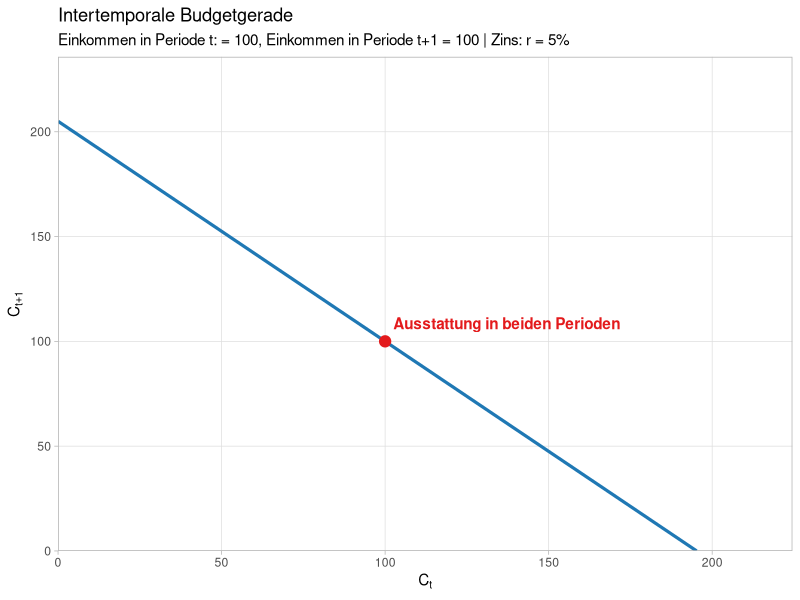
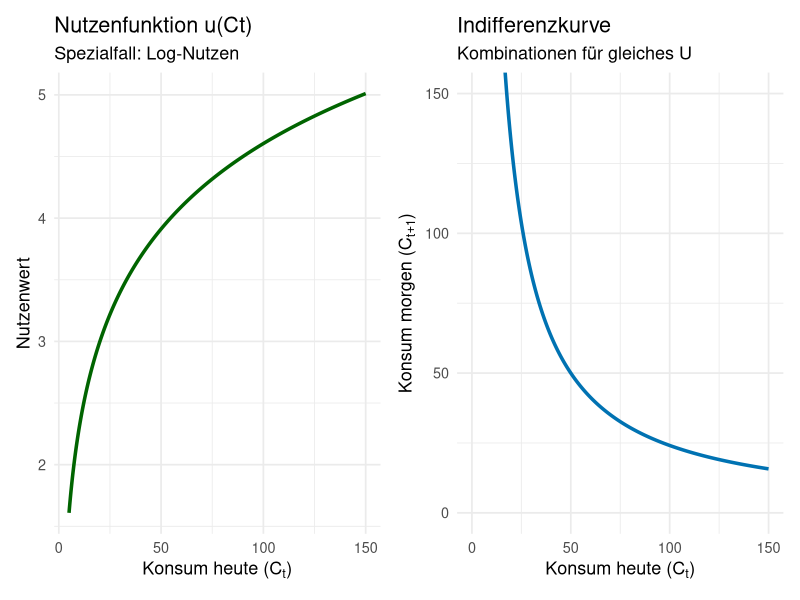
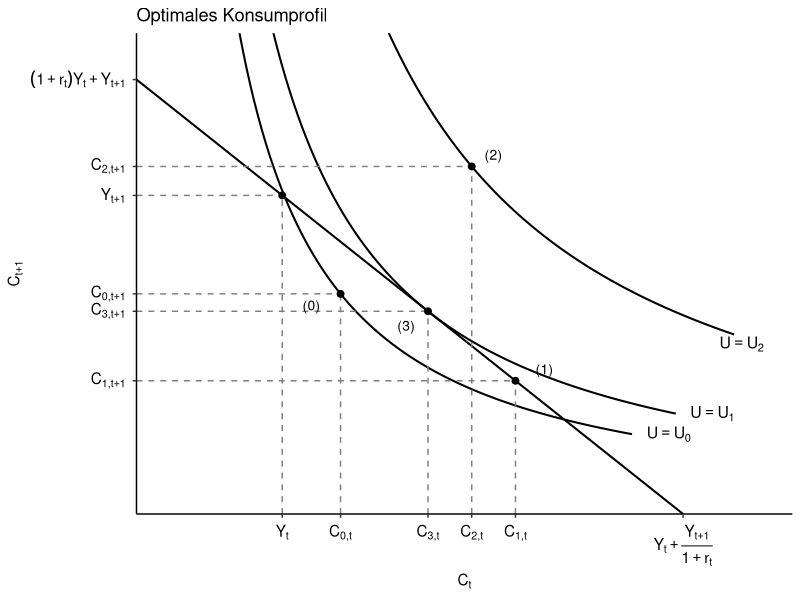
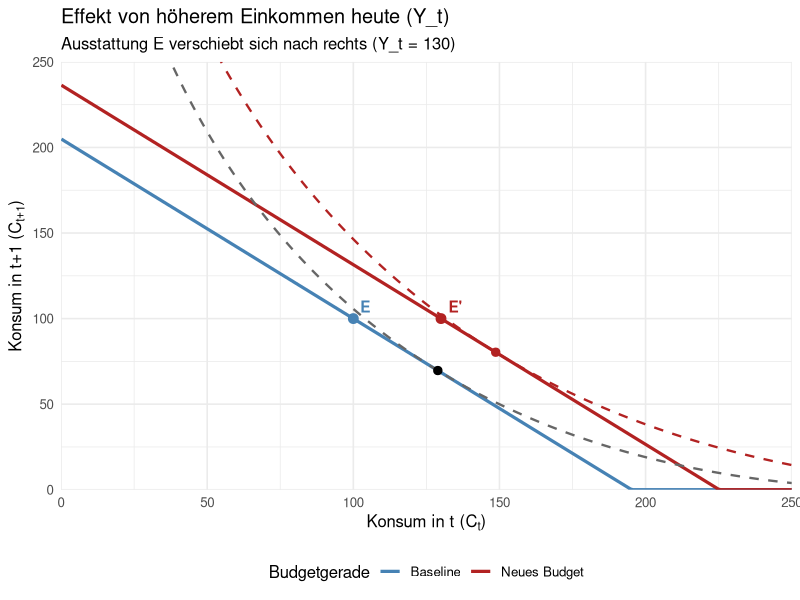
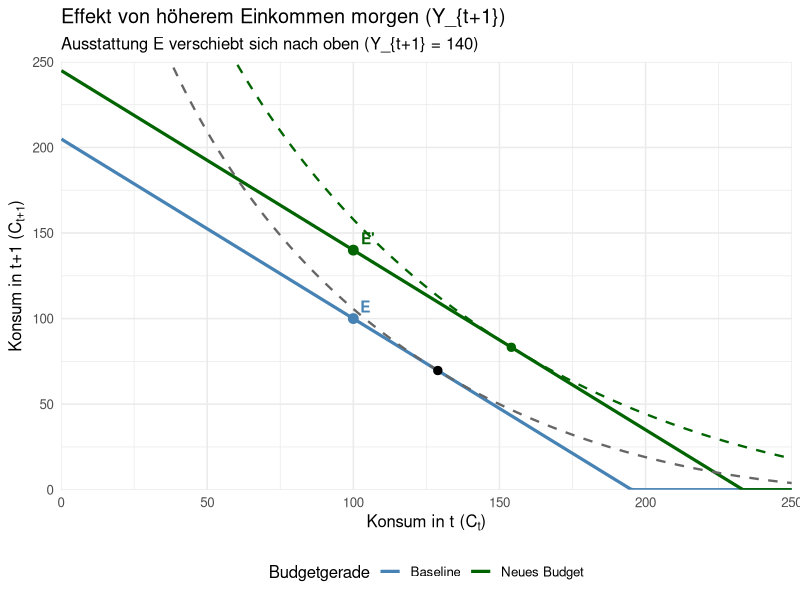
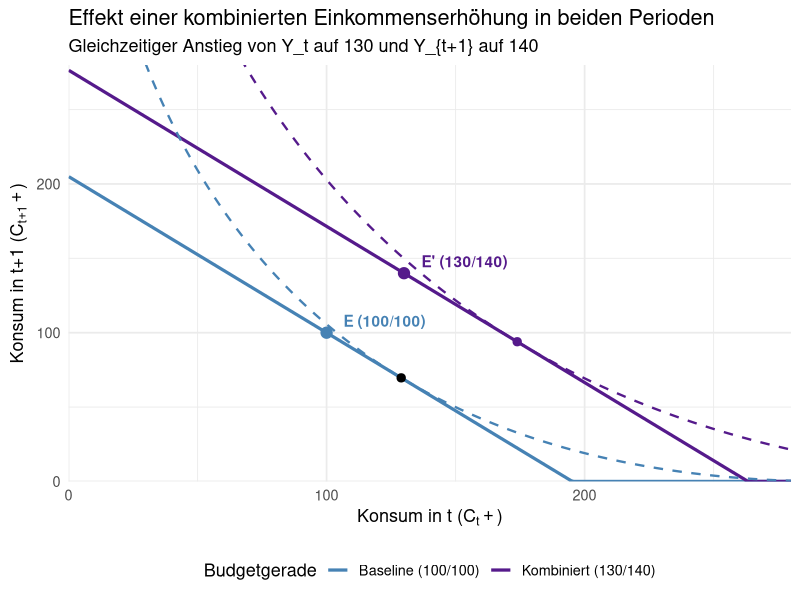
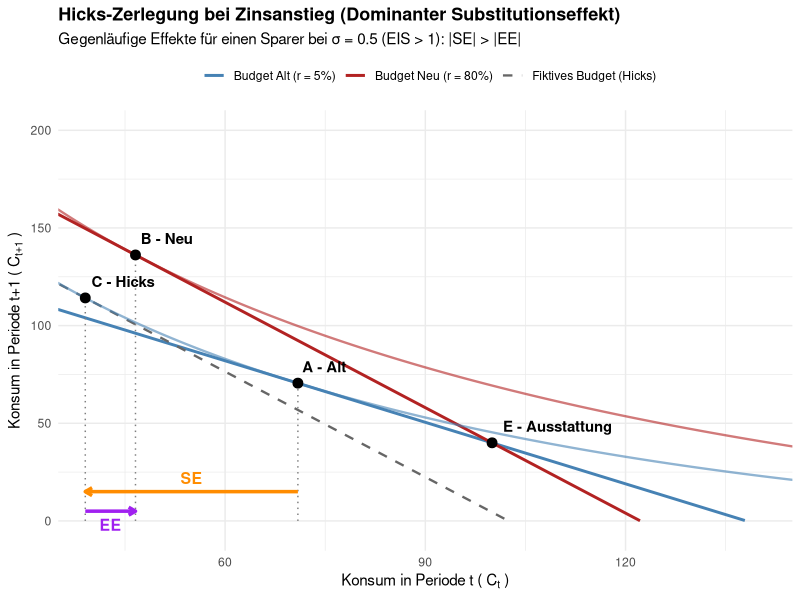

Recreate these plots in R, in order.
## ---- chunk 1
#| message: false
#| warning: false
#| fig-cap: "Die intertemporale Budgetgerade"

library(ggplot2)

# --- 1. Parameter festlegen ---
Y_t   <- 100  # Einkommen in Periode t
Y_tp1 <- 100  # Einkommen in Periode t+1
r     <- 0.05 # Zinssatz

# --- 2. Daten für die Budgetgerade erzeugen ---
# Maximaler Konsum in Periode t (falls C_{t+1} = 0)
max_Ct <- Y_t + Y_tp1 / (1 + r)

# Datenrahmen mit C_t Werten und berechneten C_{t+1} Werten
budget_data <- data.frame(
  C_t = seq(0, max_Ct, length.out = 100)
)
budget_data$C_tp1 <- (1 + r) * (Y_t - budget_data$C_t) + Y_tp1

# Ausstattungspunkt (Endowment)
endowment <- data.frame(C_t = Y_t, C_tp1 = Y_tp1)

# --- 3. ggplot2 Visualisierung ---
p <- ggplot(budget_data, aes(x = C_t, y = C_tp1)) +
  # Budgetgerade
  geom_line(color = "#1f78b4", linewidth = 1.1) +
  
  # Ausstattungspunkt einzeichnen
  geom_point(data = endowment, aes(x = C_t, y = C_tp1), color = "#e31a1c", size = 3.5) +
  annotate("text", x = endowment$C_t, y = endowment$C_tp1, 
           label = "  Ausstattung in beiden Perioden", parse = FALSE, 
           color = "#e31a1c", hjust = 0, vjust = -1, fontface = "bold") +
  
  # Achsenlimits und -ursprung bei (0,0)
  scale_x_continuous(expand = c(0, 0), limits = c(0, max_Ct * 1.15)) +
  scale_y_continuous(expand = c(0, 0), limits = c(0, ((1 + r) * Y_t + Y_tp1) * 1.15)) +
  
  # Beschriftungen (mit mathematischen Ausdrücken)
  labs(
    title = "Intertemporale Budgetgerade",
    subtitle = paste0("Einkommen in Periode t: = ", Y_t, ", Einkommen in Periode t+1 = ", Y_tp1, " | Zins: r = ", r * 100, "%"),
    x = expression(C[t]),
    y = expression(C[t+1])
  ) +
  
  # Akademisches Theme
  theme_light(#base_size = 13
    ) +
  theme(
    panel.grid.minor = element_blank(),
  #  plot.title = element_text(face = "bold", hjust = 0.5),
  #  plot.subtitle = element_text(hjust = 0.5, color = "gray40"),
#    axis.title.x = element_text(face = "italic" #, size = 14
 #                               ),
 #   axis.title.y = element_text(face = "italic", # size = 14,
  #                              angle = 0, vjust = 0.5)
  )

# Plot anzeigen
p
## ---- chunk 2
#| message: false
#| warning: false
#| fig-cap: "Nutzenfunktion und Indifferenzkurve"

library(ggplot2)
library(patchwork)

options(scipen = 999)

# --- Parameter (hier direkt anpassen) ---
sigma    <- 1.0   # Substitutionselastizität (σ = 1 entspricht Log-Nutzen)
beta_val <- 0.95  # Diskontfaktor (β)

# --- Hilfsfunktionen ---

# 1. Nutzenfunktion u(c)
u_func <- function(c, s) {
  if (abs(s - 1) < 1e-5) return(log(c))
  return((c^(1 - s)) / (1 - s))
}

# 2. Indifferenzkurve (berechnet C_{t+1} für ein gegebenes Nutzenniveau U)
get_c_future <- function(c_t, target_U, s, beta_val) {
  # U = u(C_t) + beta * u(C_{t+1})  =>  u(C_{t+1}) = (U - u(C_t)) / beta
  u_c_future_val <- (target_U - u_func(c_t, s)) / beta_val
  
  if (abs(s - 1) < 1e-5) {
    return(exp(u_c_future_val))
  } else {
    term <- u_c_future_val * (1 - s)
    return(ifelse(term > 0, term^(1 / (1 - s)), NA))
  }
}

# --- Datenberechnung ---

# Referenz-Nutzenniveau festlegen (Ankerpunkt Ct = 50, Ct+1 = 50)
c_ref <- 50
U_target <- u_func(c_ref, sigma) + beta_val * u_func(c_ref, sigma)

# Konsumwerte für die X-Achse generieren
c_vals <- seq(5, 150, length.out = 500)

# Dataframe für Plot 1 (Nutzenfunktion)
df_left <- data.frame(
  c_t  = c_vals,
  util = u_func(c_vals, sigma)
)

# Dataframe für Plot 2 (Indifferenzkurve)
df_right <- data.frame(
  c_t = c_vals
)
df_right$c_future <- sapply(df_right$c_t, function(c) get_c_future(c, U_target, sigma, beta_val))


# --- Erstellung der ggplot2-Diagramme ---

# Plot 1: Nutzenfunktion u(Ct)
p1 <- ggplot(df_left, aes(x = c_t, y = util)) +
  geom_line(color = "darkgreen", linewidth = 1.2) +
  labs(
    title = "Nutzenfunktion u(Ct)",
    subtitle = if(abs(sigma - 1) < 0.05) "Spezialfall: Log-Nutzen" else "CRRA-Nutzenfunktion",
    x = expression(paste("Konsum heute (", C[t], ")")),
    y = "Nutzenwert"
  ) +
  theme_minimal(base_size = 13)

# Plot 2: Indifferenzkurve
p2 <- ggplot(df_right, aes(x = c_t, y = c_future)) +
  geom_line(color = "#0072B2", linewidth = 1.2, na.rm = TRUE) +
  coord_cartesian(xlim = c(0, 150), ylim = c(0, 150)) +
  labs(
    title = "Indifferenzkurve",
    subtitle = "Kombinationen für gleiches U",
    x = expression(paste("Konsum heute (", C[t], ")")),
    y = expression(paste("Konsum morgen (", C[t+1], ")"))
  ) +
  theme_minimal(base_size = 13)

# --- Nebeneinander anordnen und anzeigen ---
combined_plot <- p1 + p2
print(combined_plot)
## ---- chunk 3
#| message: false
#| warning: false
#| fig-cap: "Intertemporales Konsumoptimum"

# Lade notwendige Bibliothek
library(ggplot2)

# ==========================================
# 1. Parameterdefinitionen
# ==========================================
beta <- 0.875

# Wir berechnen die Utility-Level so, dass die Kurven exakt
# durch die gewünschten visuellen Koordinaten verlaufen.
U0 <- log(1.4) + beta * log(3.8)
U1 <- log(2.0) + beta * log(3.5)
U2 <- log(2.3) + beta * log(6.0)

# Funktion der Indifferenzkurve (Umgestellt nach C_{t+1})
# U = ln(C_t) + beta * ln(C_{t+1})  =>  C_{t+1} = exp((U - ln(C_t)) / beta)
IC <- function(x, U) { exp((U - log(x)) / beta) }

# Koordinaten der relevanten Punkte: Endowment (Y), P0, P3 (Tangentialpunkt), P2, P1
pts <- data.frame(
  x = c(1.0, 1.4, 2.0, 2.3, 2.6),
  y = c(5.5, 3.8, 3.5, 6.0, 2.3)
)

# ==========================================
# 2. Achsenbeschriftungen definieren
# ==========================================
x_bks <- c(1.0, 1.4, 2.0, 2.3, 2.6, 3.75)
x_lbls <- c(
  expression(Y[t]),
  expression(C[0*","*t]),
  expression(C[3*","*t]),
  expression(C[2*","*t]),
  expression(C[1*","*t]),
  expression(Y[t] + frac(Y[t+1], 1+r[t]))
)

y_bks <- c(2.3, 3.5, 3.8, 5.5, 6.0, 7.5)
y_lbls <- c(
  expression(C[1*","*t+1]),
  expression(C[3*","*t+1]),
  expression(C[0*","*t+1]),
  expression(Y[t+1]),
  expression(C[2*","*t+1]),
  expression((1+r[t])*Y[t] + Y[t+1])
)

# ==========================================
# 3. Plot erstellen
# ==========================================
p <- ggplot() +
  # Budgetgerade zeichnen (Start- und Endpunkte auf den Achsen)
  geom_segment(aes(x = 0, y = 7.5, xend = 3.75, yend = 0), linewidth = 0.7) +

  # Indifferenzkurven zeichnen (mit passendem Definitionsbereich für die X-Achse)
  stat_function(fun = function(x) IC(x, U0), xlim = c(0.7, 3.4), linewidth = 0.7) +
  stat_function(fun = function(x) IC(x, U1), xlim = c(0.85, 3.7), linewidth = 0.7) +
  stat_function(fun = function(x) IC(x, U2), xlim = c(1.2, 4.1), linewidth = 0.7) +

  # Gestrichelte Linien zu den Achsen
  geom_segment(data = pts, aes(x = x, y = 0, xend = x, yend = y),
               linetype = "dashed", color = "gray50", linewidth = 0.5) +
  geom_segment(data = pts, aes(x = 0, y = y, xend = x, yend = y),
               linetype = "dashed", color = "gray50", linewidth = 0.5) +

  # Markierungspunkte auf den Kurven und der Budgetgeraden
  geom_point(data = pts, aes(x = x, y = y), size = 2) +

  # Bezeichnungen der Indifferenzkurven am rechten Rand
  annotate("text", x = 3.5, y = IC(3.4, U0), label = expression(U == U[0]), hjust = 0, size = 4) +
  annotate("text", x = 3.8, y = IC(3.7, U1), label = expression(U == U[1]), hjust = 0, size = 4) +
  annotate("text", x = 4, y = IC(4.3, U2), label = expression(U == U[2]), hjust = 0, size = 4) +

  # Bezeichnungen der Konsumbündel (nah an den Punkten)
  annotate("text", x = 1.2, y = 3.6, label = "(0)", size = 3.5) +
  annotate("text", x = 1.85, y = 3.25, label = "(3)", size = 3.5) +
  annotate("text", x = 2.45, y = 6.2,  label = "(2)", size = 3.5) +
  annotate("text", x = 2.80, y = 2.50, label = "(1)", size = 3.5) +

  # Skalen und Tick-Marks konfigurieren
  scale_x_continuous(breaks = x_bks, labels = x_lbls, expand = c(0, 10)) +
  scale_y_continuous(breaks = y_bks, labels = y_lbls, expand = c(0, 0)) +

  # Zeichenbereich strikt setzen, damit die Pfeilspitzen der Achsen exakt abschließen (clip = "off" verhindert das Abschneiden)
  coord_cartesian(xlim = c(0, 4.5), ylim = c(0, 8.3), expand = F, clip = "on") + # Changed clip = "off" to "on"

  # Manuelle Positionierung der globalen Achsen-Titel
  #annotate("text", x = 4.4, y = -0.4, label = expression(C[t]), size = 4.5) +
  #annotate("text", x = -0.4, y = 8.3, label = expression(C[t+1]), size = 4.5) +

  # Titel der Abbildung
  ggtitle("Optimales Konsumprofil") +
  labs(x= expression(C[t]),
       y = expression(C[t+1]))+

  # Design & Theme analog zur Vorlage
  theme_classic() +
  theme(
  #  axis.line = element_line(arrow = arrow(length = unit(0.3, "cm"), type = "closed")),
    axis.text.x = element_text(size = 11, margin = margin(t = 5), color = "black"),
    axis.text.y = element_text(size = 11, margin = margin(r = 5), color = "black"),
  #  plot.title = element_text(hjust = 0.5, size = 13, face = "plain", margin = margin(b = 20)),
 #   plot.margin = margin(t = 20, r = 25, b = 20, l = 25),
  #  axis.title = element_blank() # Standard-Achsentitel ausblenden, da manuell mit annotate eingefügt
  )

# Plot anzeigen
print(p)
## ---- chunk 4
#| message: false
#| warning: false
#| fig-cap: "Effekt einer heutigen Einkommenserhöhung auf heutigen Konsum"

library(ggplot2)
#library(patchwork)

options(scipen = 999)

# --- 1. Hilfsfunktionen ---
get_W <- function(r, y0, y1) {
  return(y0 + y1 / (1 + r))
}

get_c0 <- function(r, sigma, y0, y1, beta) {
  W <- get_W(r, y0, y1)
  c0 <- W / (1 + beta^(1/sigma) * (1 + r)^((1-sigma)/sigma))
  return(c0)
}

get_c1 <- function(r, sigma, c0, beta) {
  c1 <- (beta * (1 + r))^(1/sigma) * c0
  return(c1)
}

get_U <- function(c0, c1, sigma, beta) {
  if (sigma == 1) {
    return(log(c0) + beta * log(c1))
  } else {
    return((c0^(1-sigma))/(1-sigma) + beta * (c1^(1-sigma))/(1-sigma))
  }
}

get_IC <- function(c0_seq, U, sigma, beta) {
  if (sigma == 1) {
    c1 <- exp((U - log(c0_seq)) / beta)
  } else {
    val <- (U * (1 - sigma) - c0_seq^(1 - sigma)) / beta
    c1 <- rep(NA, length(c0_seq))
    valid <- val > 0
    c1[valid] <- val[valid]^(1 / (1 - sigma))
  }
  return(c1)
}

# --- 2. Modellparameter ---
r     <- 0.05
beta  <- 0.7
sigma <- 0.5

# Gemeinsame Achsenbegrenzung für Vergleichbarkeit
max_val <- 250
c0_seq  <- seq(0.1, max_val, length.out = 300)

# --- 3. Szenario A: Höheres Einkommen heute (Y_t) ---
y0_base <- 100; y1_base <- 100
y0_new  <- 130; y1_new  <- 100

# Baseline Berechnungen
W_base <- get_W(r, y0_base, y1_base)
c0_opt_base <- get_c0(r, sigma, y0_base, y1_base, beta)
c1_opt_base <- get_c1(r, sigma, c0_opt_base, beta)
U_opt_base  <- get_U(c0_opt_base, c1_opt_base, sigma, beta)

c1_budget_base <- (1 + r) * (W_base - c0_seq)
c1_ic_base     <- get_IC(c0_seq, U_opt_base, sigma, beta)

# Neues Szenario (höheres Y_t)
W_new_y0 <- get_W(r, y0_new, y1_new)
c0_opt_new_y0 <- get_c0(r, sigma, y0_new, y1_new, beta)
c1_opt_new_y0 <- get_c1(r, sigma, c0_opt_new_y0, beta)
U_opt_new_y0  <- get_U(c0_opt_new_y0, c1_opt_new_y0, sigma, beta)

c1_budget_new_y0 <- (1 + r) * (W_new_y0 - c0_seq)
c1_ic_new_y0     <- get_IC(c0_seq, U_opt_new_y0, sigma, beta)

df_y0 <- data.frame(
  c0 = rep(c0_seq, 2),
  c1 = c0_cat <- c(pmax(0, c1_budget_base), pmax(0, c1_budget_new_y0)),
  Budget = rep(c("Baseline (100/100)", "Höheres Y_t (130/100)"), each = length(c0_seq))
)

# Plot 1: Effekt von Y_t
p_y0 <- ggplot() +
  geom_line(data = data.frame(c0 = c0_seq, c1 = pmax(0, c1_budget_base)), aes(x = c0, y = c1, color = "Baseline"), linewidth = 1.1) +
  geom_line(data = data.frame(c0 = c0_seq, c1 = pmax(0, c1_budget_new_y0)), aes(x = c0, y = c1, color = "Neues Budget"), linewidth = 1.1) +
  geom_line(data = data.frame(c0 = c0_seq, c1 = c1_ic_base), aes(x = c0, y = c1), color = "gray40", linetype = "dashed", linewidth = 0.8) +
  geom_line(data = data.frame(c0 = c0_seq, c1 = c1_ic_new_y0), aes(x = c0, y = c1), color = "firebrick", linetype = "dashed", linewidth = 0.8) +
  # Ausstattungspunkte
  geom_point(aes(x = y0_base, y = y1_base), color = "steelblue", size = 3) +
  geom_text(aes(x = y0_base, y = y1_base, label = " E"), hjust = -0.2, vjust = -0.5, fontface = "bold", color = "steelblue") +
  geom_point(aes(x = y0_new, y = y1_new), color = "firebrick", size = 3) +
  geom_text(aes(x = y0_new, y = y1_new, label = " E'"), hjust = -0.2, vjust = -0.5, fontface = "bold", color = "firebrick") +
  # Optima
  geom_point(aes(x = c0_opt_base, y = c1_opt_base), color = "black", size = 2.5) +
  geom_point(aes(x = c0_opt_new_y0, y = c1_opt_new_y0), color = "firebrick", size = 2.5) +
  coord_cartesian(xlim = c(0, max_val), ylim = c(0, max_val), expand = FALSE) +
  scale_color_manual(name = "Budgetgerade", values = c("Baseline" = "steelblue", "Neues Budget" = "firebrick")) +
  labs(
    title = "Effekt von höherem Einkommen heute (Y_t)",
    subtitle = "Ausstattung E verschiebt sich nach rechts (Y_t = 130)",
    x = expression("Konsum in t (" * C[t] * ")"),
    y = expression("Konsum in t+1 (" * C[t+1] * ")")
  ) +
  theme_minimal(base_size = 12) +
  theme(legend.position = "bottom")


# --- 4. Szenario B: Höheres Einkommen morgen (Y_{t+1}) ---
y0_low_t1 <- 100; y1_low_t1 <- 100
y0_high_t1 <- 100; y1_high_t1 <- 140

# Neues Szenario (höheres Y_{t+1})
W_new_y1 <- get_W(r, y0_high_t1, y1_high_t1)
c0_opt_new_y1 <- get_c0(r, sigma, y0_high_t1, y1_high_t1, beta)
c1_opt_new_y1 <- get_c1(r, sigma, c0_opt_new_y1, beta)
U_opt_new_y1  <- get_U(c0_opt_new_y1, c1_opt_new_y1, sigma, beta)

c1_budget_new_y1 <- (1 + r) * (W_new_y1 - c0_seq)
c1_ic_new_y1     <- get_IC(c0_seq, U_opt_new_y1, sigma, beta)

# Plot 2: Effekt von Y_{t+1}
p_y1 <- ggplot() +
  geom_line(data = data.frame(c0 = c0_seq, c1 = pmax(0, c1_budget_base)), aes(x = c0, y = c1, color = "Baseline"), linewidth = 1.1) +
  geom_line(data = data.frame(c0 = c0_seq, c1 = pmax(0, c1_budget_new_y1)), aes(x = c0, y = c1, color = "Neues Budget"), linewidth = 1.1) +
  geom_line(data = data.frame(c0 = c0_seq, c1 = c1_ic_base), aes(x = c0, y = c1), color = "gray40", linetype = "dashed", linewidth = 0.8) +
  geom_line(data = data.frame(c0 = c0_seq, c1 = c1_ic_new_y1), aes(x = c0, y = c1), color = "darkgreen", linetype = "dashed", linewidth = 0.8) +
  # Ausstattungspunkte
  geom_point(aes(x = y0_low_t1, y = y1_low_t1), color = "steelblue", size = 3) +
  geom_text(aes(x = y0_low_t1, y = y1_low_t1, label = " E"), hjust = -0.2, vjust = -0.5, fontface = "bold", color = "steelblue") +
  geom_point(aes(x = y0_high_t1, y = y1_high_t1), color = "darkgreen", size = 3) +
  geom_text(aes(x = y0_high_t1, y = y1_high_t1, label = " E'"), hjust = -0.2, vjust = -0.5, fontface = "bold", color = "darkgreen") +
  # Optima
  geom_point(aes(x = c0_opt_base, y = c1_opt_base), color = "black", size = 2.5) +
  geom_point(aes(x = c0_opt_new_y1, y = c1_opt_new_y1), color = "darkgreen", size = 2.5) +
  coord_cartesian(xlim = c(0, max_val), ylim = c(0, max_val), expand = FALSE) +
  scale_color_manual(name = "Budgetgerade", values = c("Baseline" = "steelblue", "Neues Budget" = "darkgreen")) +
  labs(
    title = "Effekt von höherem Einkommen morgen (Y_{t+1})",
    subtitle = "Ausstattung E verschiebt sich nach oben (Y_{t+1} = 140)",
    x = expression("Konsum in t (" * C[t] * ")"),
    y = expression("Konsum in t+1 (" * C[t+1] * ")")
  ) +
  theme_minimal(base_size = 12) +
  theme(legend.position = "bottom")

# --- 5. Kombination nebeneinander via patchwork ---
#combined_plots <- p_y0 + p_y1
#print(combined_plots)

p_y0
## ---- chunk 5
#| message: false
#| warning: false
#| fig-cap: "Effekt einer künftigen Einkommenserhöhung auf heutigen Konsum"

p_y1
## ---- chunk 6
#| message: false
#| warning: false
#| fig-cap: "Effekt einer Einkommenserhöhung in allen Perioden auf heutigen Konsum"

library(ggplot2)

options(scipen = 999)

# --- 1. Hilfsfunktionen ---
get_W <- function(r, y0, y1) {
  return(y0 + y1 / (1 + r))
}

get_c0 <- function(r, sigma, y0, y1, beta) {
  W <- get_W(r, y0, y1)
  c0 <- W / (1 + beta^(1/sigma) * (1 + r)^((1-sigma)/sigma))
  return(c0)
}

get_c1 <- function(r, sigma, c0, beta) {
  c1 <- (beta * (1 + r))^(1/sigma) * c0
  return(c1)
}

get_U <- function(c0, c1, sigma, beta) {
  if (sigma == 1) {
    return(log(c0) + beta * log(c1))
  } else {
    return((c0^(1-sigma))/(1-sigma) + beta * (c1^(1-sigma))/(1-sigma))
  }
}

get_IC <- function(c0_seq, U, sigma, beta) {
  if (sigma == 1) {
    c1 <- exp((U - log(c0_seq)) / beta)
  } else {
    val <- (U * (1 - sigma) - c0_seq^(1 - sigma)) / beta
    c1 <- rep(NA, length(c0_seq))
    valid <- val > 0
    c1[valid] <- val[valid]^(1 / (1 - sigma))
  }
  return(c1)
}

# --- 2. Modellparameter ---
r     <- 0.05
beta  <- 0.7
sigma <- 0.5

# Ausgangswerte vs. kombinierte neue Werte
y0_base <- 100; y1_base <- 100
y0_new  <- 130; y1_new  <- 140

max_val <- 280
c0_seq  <- seq(0.1, max_val, length.out = 300)

# --- 3. Berechnungen Baseline ---
W_base <- get_W(r, y0_base, y1_base)
c0_opt_base <- get_c0(r, sigma, y0_base, y1_base, beta)
c1_opt_base <- get_c1(r, sigma, c0_opt_base, beta)
U_opt_base  <- get_U(c0_opt_base, c1_opt_base, sigma, beta)

c1_budget_base <- (1 + r) * (W_base - c0_seq)
c1_ic_base     <- get_IC(c0_seq, U_opt_base, sigma, beta)

# --- 4. Berechnungen kombiniertes Szenario ---
W_new <- get_W(r, y0_new, y1_new)
c0_opt_new <- get_c0(r, sigma, y0_new, y1_new, beta)
c1_opt_new <- get_c1(r, sigma, c0_opt_new, beta)
U_opt_new  <- get_U(c0_opt_new, c1_opt_new, sigma, beta)

c1_budget_new <- (1 + r) * (W_new - c0_seq)
c1_ic_new     <- get_IC(c0_seq, U_opt_new, sigma, beta)

# --- 5. ggplot Erstellung ---
p_combined <- ggplot() +
  # Budgetgeraden
  geom_line(data = data.frame(c0 = c0_seq, c1 = pmax(0, c1_budget_base)), 
            aes(x = c0, y = c1, color = "Baseline (100/100)"), linewidth = 1.1) +
  geom_line(data = data.frame(c0 = c0_seq, c1 = pmax(0, c1_budget_new)), 
            aes(x = c0, y = c1, color = "Kombiniert (130/140)"), linewidth = 1.1) +
  # Indifferenzkurven
  geom_line(data = data.frame(c0 = c0_seq, c1 = c1_ic_base), 
            aes(x = c0, y = c1), color = "steelblue", linetype = "dashed", linewidth = 0.8) +
  geom_line(data = data.frame(c0 = c0_seq, c1 = c1_ic_new), 
            aes(x = c0, y = c1), color = "purple4", linetype = "dashed", linewidth = 0.8) +
  # Ausstattungspunkte (Endowments)
  geom_point(aes(x = y0_base, y = y1_base), color = "steelblue", size = 3.5) +
  geom_text(aes(x = y0_base, y = y1_base, label = " E (100/100)"), hjust = -0.15, vjust = -0.5, fontface = "bold", color = "steelblue") +
  geom_point(aes(x = y0_new, y = y1_new), color = "purple4", size = 3.5) +
  geom_text(aes(x = y0_new, y = y1_new, label = " E' (130/140)"), hjust = -0.15, vjust = -0.5, fontface = "bold", color = "purple4") +
  # Optimale Konsumpunkte
  geom_point(aes(x = c0_opt_base, y = c1_opt_base), color = "black", size = 2.5) +
  geom_point(aes(x = c0_opt_new, y = c1_opt_new), color = "purple4", size = 2.5) +
  # Layout & Achsen
  coord_cartesian(xlim = c(0, max_val), ylim = c(0, max_val), expand = FALSE) +
  scale_color_manual(name = "Budgetgerade", 
                     values = c("Baseline (100/100)" = "steelblue", "Kombiniert (130/140)" = "purple4")) +
  labs(
    title = "Effekt einer kombinierten Einkommenserhöhung in beiden Perioden",
    subtitle = "Gleichzeitiger Anstieg von Y_t auf 130 und Y_{t+1} auf 140",
    x = expression("Konsum in t (" * C[t] + ")"),
    y = expression("Konsum in t+1 (" * C[t+1] + ")")
  ) +
  theme_minimal(base_size = 13) +
  theme(legend.position = "bottom")

print(p_combined)
## ---- chunk 7
#| warning: false
#| message: false

library(knitr)
library(kableExtra)

df_clean <- data.frame(  
  Type = c("Kreditnehmer", "Sparer", "Kreditnehmer", "Sparer"),  
  "Substitutionseffekt" = c("-", "-", "+", "+"),  
  "Einkommenseffekt"       = c("-", "+", "-", "+"),  
  "Gesamteffekt"        = c("-", "?", "?", "+"),  
  check.names = FALSE
)

kable(  
  df_clean,   
  col.names = c("", "Substitutionseffekt", "Einkommenseffekt", "Gesamteffekt"),  
  align = c("l", "c", "c", "c"),  
  caption = "Einkommens- und Substitutionseffekt eines Zinsanstiegs $r_t$",  
  escape = FALSE
) %>%  
  kable_styling(full_width = FALSE) %>%  
  pack_rows("$C_t$", 1, 2, escape = FALSE) %>%  
  pack_rows("$C_{t+1}$", 3, 4, escape = FALSE)
## ---- chunk 8
#| warning: false
#| message: false
#| fig-cap: "Einkommens- und Substitutionseffekt eines Zinsanstiegs"

# Benötigte Pakete laden
library(ggplot2)
library(dplyr)

# 1. Parameter definieren
beta   <- 0.95       # Diskontierungsfaktor
Y_t    <- 100        # Einkommen in Periode t (hohes Anfangseinkommen -> Sparer)
Y_t1   <- 40         # Einkommen in Periode t+1 (niedriges Zukunftseinkommen)
r_low  <- 0.05       # Alter Zinssatz (5%)
r_high <- 0.80       # Neuer Zinssatz (80%)
sigma  <- 0.5        # sigma < 1 -> EIS > 1 -> SE dominiert EE

# 2. Hilfsfunktionen für das Modell
get_W <- function(r, Y_t, Y_t1) {
  return(Y_t + Y_t1 / (1 + r))
}

get_C_t <- function(r, sigma, Y_t, Y_t1, beta) {
  W <- get_W(r, Y_t, Y_t1)
  C_t <- W / (1 + beta^(1/sigma) * (1 + r)^((1-sigma)/sigma))
  return(C_t)
}

get_C_t1 <- function(r, sigma, C_t, beta) {
  return((beta * (1 + r))^(1/sigma) * C_t)
}

get_U <- function(C_t, C_t1, sigma, beta) {
  if (sigma == 1) {
    return(log(C_t) + beta * log(C_t1))
  } else {
    return((C_t^(1-sigma))/(1-sigma) + beta * (C_t1^(1-sigma))/(1-sigma))
  }
}

get_IC <- function(C_t_seq, U, sigma, beta) {
  if (sigma == 1) {
    C_t1 <- exp((U - log(C_t_seq)) / beta)
  } else {
    val <- (U * (1 - sigma) - C_t_seq^(1 - sigma)) / beta
    C_t1 <- ifelse(val > 0, val^(1 / (1 - sigma)), NA)
  }
  return(C_t1)
}

# 3. Punkte A, B und Hicks-Punkt C berechnen
# Punkt A: Optimum bei r_low
C_t_A  <- get_C_t(r_low, sigma, Y_t, Y_t1, beta)
C_t1_A <- get_C_t1(r_low, sigma, C_t_A, beta)
U_A    <- get_U(C_t_A, C_t1_A, sigma, beta)

# Punkt B: Optimum bei r_high
C_t_B  <- get_C_t(r_high, sigma, Y_t, Y_t1, beta)
C_t1_B <- get_C_t1(r_high, sigma, C_t_B, beta)
U_B    <- get_U(C_t_B, C_t1_B, sigma, beta)

# Punkt C: Hicks-Zerlegung (Neues Preisverhältnis, altes Nutzenniveau U_A)
K <- (beta * (1 + r_high))^(1/sigma)
if (sigma == 1) {
  C_t_C <- exp((U_A - beta * log(K)) / (1 + beta))
} else {
  term <- 1 + beta * K^(1 - sigma)
  C_t_C <- ((U_A * (1 - sigma)) / term)^(1 / (1 - sigma))
}
C_t1_C <- K * C_t_C
W_C    <- C_t_C + C_t1_C / (1 + r_high)

# 4. Daten für Visualisierung vorbereiten
C_t_seq <- seq(0, 160, length.out = 500)

budget_low <- data.frame(
  C_t = C_t_seq,
  C_t1 = (1 + r_low) * (get_W(r_low, Y_t, Y_t1) - C_t_seq),
  Szenario = "Budget Alt (r = 5%)"
) %>% filter(C_t1 >= 0)

budget_high <- data.frame(
  C_t = C_t_seq,
  C_t1 = (1 + r_high) * (get_W(r_high, Y_t, Y_t1) - C_t_seq),
  Szenario = "Budget Neu (r = 80%)"
) %>% filter(C_t1 >= 0)

budget_fict <- data.frame(
  C_t = C_t_seq,
  C_t1 = (1 + r_high) * (W_C - C_t_seq),
  Szenario = "Fiktives Budget (Hicks)"
) %>% filter(C_t1 >= 0)

# Indifferenzkurven
C_t_ic <- seq(10, 160, length.out = 500)
ic_A <- data.frame(C_t = C_t_ic, C_t1 = get_IC(C_t_ic, U_A, sigma, beta)) %>% filter(C_t1 >= 0 & C_t1 <= 250)
ic_B <- data.frame(C_t = C_t_ic, C_t1 = get_IC(C_t_ic, U_B, sigma, beta)) %>% filter(C_t1 >= 0 & C_t1 <= 250)

# Punkte-Dataframe
points_data <- data.frame(
  C_t = c(Y_t, C_t_A, C_t_B, C_t_C),
  C_t1 = c(Y_t1, C_t1_A, C_t1_B, C_t1_C),
  Label = c("E", "A", "B", "C"),
  Desc = c("Ausstattung", "Alt", "Neu", "Hicks")
)

# 5. Plot erstellen
ggplot() +
  # Budgetgeraden
  geom_line(data = budget_low, aes(x = C_t, y = C_t1, color = Szenario), size = 1) +
  geom_line(data = budget_high, aes(x = C_t, y = C_t1, color = Szenario), size = 1) +
  geom_line(data = budget_fict, aes(x = C_t, y = C_t1, color = Szenario), size = 0.8, linetype = "dashed") +

  # Manuelle Farben
  scale_color_manual(values = c("Budget Alt (r = 5%)" = "steelblue",
                                "Budget Neu (r = 80%)" = "firebrick",
                                "Fiktives Budget (Hicks)" = "gray40")) +

  # Indifferenzkurven
  geom_line(data = ic_A, aes(x = C_t, y = C_t1), color = "steelblue", size = 0.8, alpha = 0.6) +
  geom_line(data = ic_B, aes(x = C_t, y = C_t1), color = "firebrick", size = 0.8, alpha = 0.6) +

  # Vertikale gestrichelte Verbindungslinien zu den Achsen
  annotate("segment", x = C_t_A, xend = C_t_A, y = 0, yend = C_t1_A, linetype = "dotted", color = "gray50") +
  annotate("segment", x = C_t_C, xend = C_t_C, y = 0, yend = C_t1_C, linetype = "dotted", color = "gray50") +
  annotate("segment", x = C_t_B, xend = C_t_B, y = 0, yend = C_t1_B, linetype = "dotted", color = "gray50") +

  # Punkte E, A, B, C
  geom_point(data = points_data, aes(x = C_t, y = C_t1), size = 3, color = "black") +
  geom_text(data = points_data, aes(x = C_t, y = C_t1, label = paste(Label, "-", Desc)),
            vjust = -1, hjust = -0.1, size = 3.8, fontface = "bold") +

  # --- PFEILE FÜR DIE EFFEKTE AUF C_t ---
  # Substitutionseffekt (SE: A -> C nach links)
  annotate("segment", x = C_t_A, xend = C_t_C, y = 15, yend = 15,
           arrow = arrow(length = unit(0.2, "cm")), color = "darkorange", size = 1.2) +
  annotate("text", x = mean(c(C_t_A, C_t_C)), y = 22, label = "SE", color = "darkorange", fontface = "bold", size = 4) +

  # Einkommenseffekt (EE: C -> B nach rechts, gegenläufig)
  annotate("segment", x = C_t_C, xend = C_t_B, y = 5, yend = 5,
           arrow = arrow(length = unit(0.2, "cm")), color = "purple", size = 1.2) +
  annotate("text", x = mean(c(C_t_C, C_t_B)), y = -2, label = "EE", color = "purple", fontface = "bold", size = 4) +

  # Achsen und Layout
  coord_cartesian(xlim = c(40, 140), ylim = c(-5, 200)) +
  labs(title = "Hicks-Zerlegung bei Zinsanstieg (Dominanter Substitutionseffekt)",
       subtitle = paste0("Gegenläufige Effekte für einen Sparer bei \u03c3 = ", sigma, " (EIS > 1): |SE| > |EE|"),
       x = bquote("Konsum in Periode t (" ~ C[t] ~ ")"),
       y = bquote("Konsum in Periode t+1 (" ~ C[t+1] ~ ")"),
       color = "") +
  theme_minimal() +
  theme(legend.position = "top",
        plot.title = element_text(face = "bold", size = 13))
